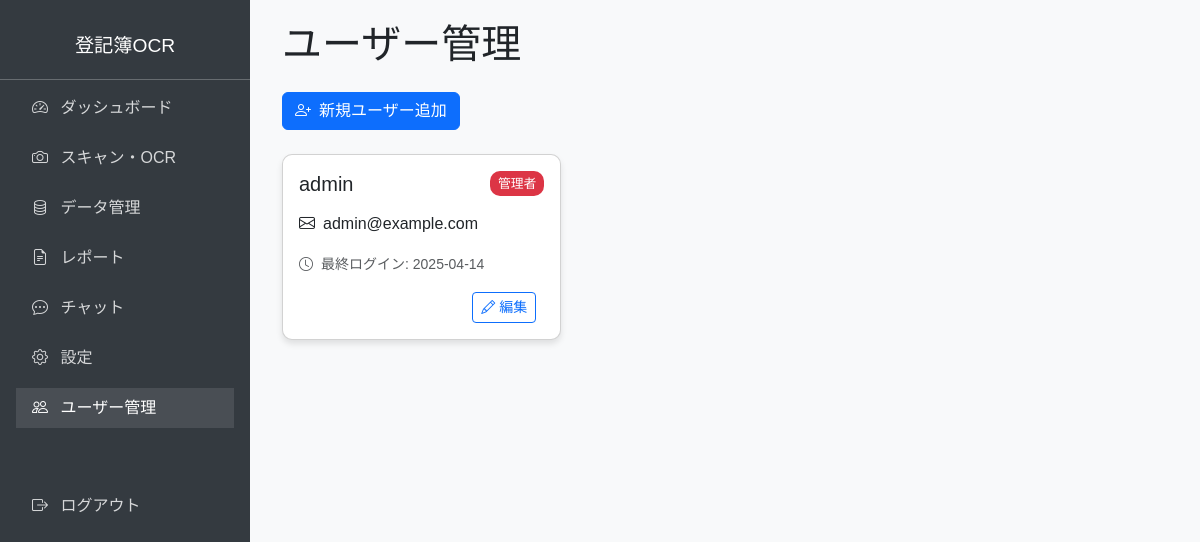
The app's page /users (signed in) with its own data.
### tables this page shows
CREATE TABLE users (
                id INTEGER PRIMARY KEY AUTOINCREMENT,
                username TEXT UNIQUE NOT NULL,
                password_hash TEXT NOT NULL,
                email TEXT,
                role TEXT DEFAULT 'user',
                last_login TIMESTAMP,
                created_at TIMESTAMP DEFAULT CURRENT_TIMESTAMP
            );

### app.py (the view)
@app.route('/users')
@admin_required
def user_management():
    users = []
    with sqlite3.connect(db_path) as conn:
        conn.row_factory = sqlite3.Row
        cursor = conn.cursor()
        cursor.execute('SELECT * FROM users ORDER BY username')
        rows = cursor.fetchall()
        for row in rows:
            users.append(dict(row))
    return render_template('user_management.html', users=users)

### auth.py (called while the page is built)
def admin_required(f):
    @wraps(f)
    def decorated_function(*args, **kwargs):
        if 'user_id' not in session:
            flash('この機能を使用するにはログインが必要です', 'warning')
            return redirect(url_for('login', next=request.url))
        if session.get('user_role') != 'admin':
            flash('この機能を使用するには管理者権限が必要です', 'danger')
            return redirect(url_for('dashboard'))
        return f(*args, **kwargs)
    return decorated_function

### templates/user_management.html (shortened to what this page needs)
<!DOCTYPE html>
<html lang="ja">
<head>
    <link href="https://cdn.jsdelivr.net/npm/bootstrap@5.3.0-alpha1/dist/css/bootstrap.min.css" rel="stylesheet">
    <link rel="stylesheet" href="https://cdn.jsdelivr.net/npm/bootstrap-icons@1.8.0/font/bootstrap-icons.css">
</head>
<body>
    <div class="sidebar">
        <div class="text-center">
            <h3 class="sidebar-heading">登記簿OCR</h3>
            <hr class="my-2" style="background-color: rgba(255, 255, 255, 0.3);">
        </div>
        <ul class="nav flex-column px-3">
            <li class="nav-item">
                <a class="nav-link" href="/">
                    <i class="bi bi-speedometer2 me-2"></i> ダッシュボード
                </a>
            </li>
            <li class="nav-item">
                <a class="nav-link" href="/scan">
                    <i class="bi bi-camera me-2"></i> スキャン・OCR
                </a>
            </li>
            <li class="nav-item">
                <a class="nav-link" href="/data">
                    <i class="bi bi-database me-2"></i> データ管理
                </a>
            </li>
            <li class="nav-item">
                <a class="nav-link" href="/reports">
                    <i class="bi bi-file-earmark-text me-2"></i> レポート
                </a>
            </li>
            <li class="nav-item">
                <a class="nav-link" href="/chat">
                    <i class="bi bi-chat-dots me-2"></i> チャット
                </a>
            </li>
            <li class="nav-item">
                <a class="nav-link" href="/settings">
                    <i class="bi bi-gear me-2"></i> 設定
                </a>
            </li>
            <li class="nav-item">
                <a class="nav-link active" href="/users">
                    <i class="bi bi-people me-2"></i> ユーザー管理
                </a>
            </li>
            <li class="nav-item mt-5">
                <a class="nav-link" href="/logout">
                    <i class="bi bi-box-arrow-right me-2"></i> ログアウト
                </a>
            </li>
        </ul>
    </div>
    <div class="main-content">
        <div class="container-fluid">
            <h1 class="mb-4">ユーザー管理</h1>
            <div class="mb-4">
                <button type="button" class="btn btn-primary" data-bs-toggle="modal" data-bs-target="#addUserModal">
                    <i class="bi bi-person-plus me-2"></i>新規ユーザー追加
                </button>
            </div>
            <div class="row">
                {% if users %}
                    {% for user in users %}
                        <div class="col-md-4">
                            <div class="card user-card">
                                <div class="card-body">
                                    <div class="d-flex justify-content-between align-items-center mb-3">
                                        <h5 class="card-title mb-0">{{ user.username }}</h5>
                                        {% if user.role == 'admin' %}
                                            <span class="admin-badge">管理者</span>
                                        {% else %}
                                            <span class="user-badge">一般ユーザー</span>
                                        {% endif %}
                                    </div>
                                    <p class="card-text">
                                        <i class="bi bi-envelope me-2"></i>{{ user.email or 'メールアドレスなし' }}
                                    </p>
                                    <p class="card-text">
                                        <small class="text-muted">
                                            <i class="bi bi-clock me-2"></i>最終ログイン:
                                            {% if user.last_login %}
                                                {{ user.last_login.split('T')[0] if 'T' in user.last_login else user.last_login }}
                                            {% else %}
                                                ログイン履歴なし
                                            {% endif %}
                                        </small>
                                    </p>
                                    <div class="d-flex justify-content-end mt-3">
                                        <button type="button" class="btn btn-outline-primary btn-sm me-2"
                                                data-bs-toggle="modal" data-bs-target="#editUserModal{{ user.id }}">
                                            <i class="bi bi-pencil me-1"></i>編集
                                        </button>
                                    </div>
                                </div>
                            </div>
                        </div>
                    {% endfor %}
                {% else %}
                    <div class="col-12">
                        <div class="alert alert-info">
                            <i class="bi bi-info-circle me-2"></i>登録されているユーザーがいません。
                        </div>
                    </div>
                {% endif %}
            </div>
        </div>
    </div>
</body>
</html>

### templates/user_management.html (style rules this page uses)
body { font-family: 'Meiryo', sans-serif; background-color: #f8f9fa; }
.sidebar { position: fixed; top: 0; left: 0; height: 100vh; width: 250px; z-index: 1; padding-top: 20px; background-color: #343a40; color: white; }
.sidebar .nav-link { color: rgba(255, 255, 255, 0.8); margin-bottom: 10px; }
.sidebar .nav-link.active { color: white; background-color: rgba(255, 255, 255, 0.1); }
.sidebar .sidebar-heading { padding: 0.875rem 1.25rem; font-size: 1.2rem; }
.main-content { margin-left: 250px; padding: 20px; }
.user-card { border-radius: 10px; box-shadow: 0 4px 6px rgba(0, 0, 0, 0.1); margin-bottom: 20px; transition: transform 0.3s; }
.user-card .admin-badge { background-color: #dc3545; color: white; font-size: 0.8rem; padding: 3px 8px; border-radius: 10px; }

### records on screen
users: username "admin", role "管理者", email "admin@example.com", last_login "2025-04-14"
